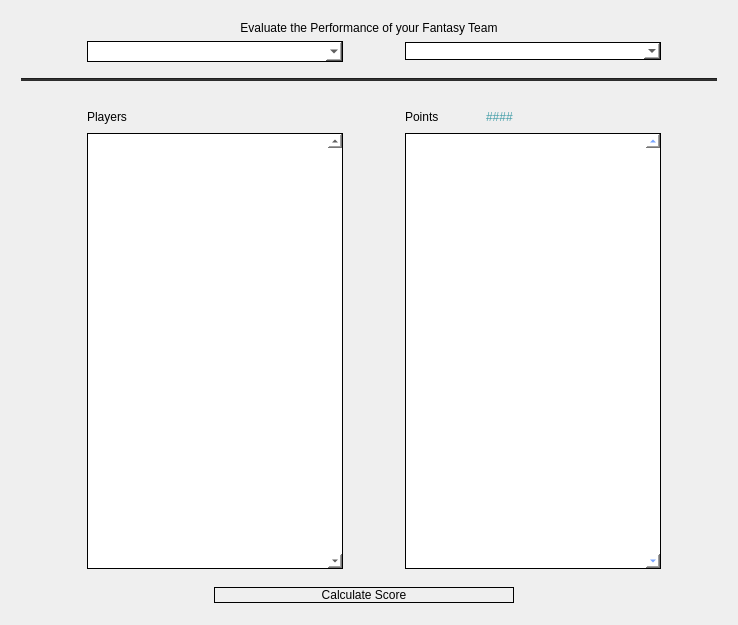
<?xml version="1.0" encoding="UTF-8"?>
<ui version="4.0">
 <class>Form</class>
 <widget class="QWidget" name="Form">
  <property name="geometry">
   <rect>
    <x>0</x>
    <y>0</y>
    <width>738</width>
    <height>625</height>
   </rect>
  </property>
  <property name="windowTitle">
   <string>Form</string>
  </property>
  <property name="styleSheet">
   <string notr="true">font: 75 10pt &quot;Comic Sans MS&quot;;</string>
  </property>
  <layout class="QGridLayout" name="gridLayout">
   <item row="0" column="0">
    <spacer name="horizontalSpacer_13">
     <property name="orientation">
      <enum>Qt::Horizontal</enum>
     </property>
     <property name="sizeType">
      <enum>QSizePolicy::MinimumExpanding</enum>
     </property>
     <property name="sizeHint" stdset="0">
      <size>
       <width>5</width>
       <height>20</height>
      </size>
     </property>
    </spacer>
   </item>
   <item row="0" column="1">
    <layout class="QGridLayout" name="eval_grid_2">
     <item row="0" column="0" colspan="5">
      <spacer name="verticalSpacer_4">
       <property name="orientation">
        <enum>Qt::Vertical</enum>
       </property>
       <property name="sizeType">
        <enum>QSizePolicy::Preferred</enum>
       </property>
       <property name="sizeHint" stdset="0">
        <size>
         <width>20</width>
         <height>10</height>
        </size>
       </property>
      </spacer>
     </item>
     <item row="6" column="3">
      <layout class="QHBoxLayout" name="horizontalLayout_4">
       <item>
        <widget class="QLabel" name="eval_points">
         <property name="text">
          <string>Points</string>
         </property>
        </widget>
       </item>
       <item>
        <widget class="QLabel" name="eval_points_val">
         <property name="styleSheet">
          <string notr="true">color:rgb(72,160,170);</string>
         </property>
         <property name="text">
          <string>####</string>
         </property>
        </widget>
       </item>
       <item>
        <spacer name="horizontalSpacer_9">
         <property name="orientation">
          <enum>Qt::Horizontal</enum>
         </property>
         <property name="sizeType">
          <enum>QSizePolicy::Fixed</enum>
         </property>
         <property name="sizeHint" stdset="0">
          <size>
           <width>100</width>
           <height>20</height>
          </size>
         </property>
        </spacer>
       </item>
      </layout>
     </item>
     <item row="7" column="3">
      <widget class="QListWidget" name="eval_lw2_points">
       <property name="styleSheet">
        <string notr="true">border:1px solid black;
color: rgb(40, 110, 255);
background-color: rgb(255, 255, 255);</string>
       </property>
       <property name="verticalScrollBarPolicy">
        <enum>Qt::ScrollBarAlwaysOn</enum>
       </property>
      </widget>
     </item>
     <item row="2" column="2">
      <spacer name="horizontalSpacer_6">
       <property name="orientation">
        <enum>Qt::Horizontal</enum>
       </property>
       <property name="sizeType">
        <enum>QSizePolicy::Minimum</enum>
       </property>
       <property name="sizeHint" stdset="0">
        <size>
         <width>50</width>
         <height>20</height>
        </size>
       </property>
      </spacer>
     </item>
     <item row="8" column="0" colspan="5">
      <widget class="QWidget" name="hwidget_2" native="true">
       <property name="cursor">
        <cursorShape>ArrowCursor</cursorShape>
       </property>
       <layout class="QHBoxLayout" name="horizontalLayout_5">
        <property name="topMargin">
         <number>10</number>
        </property>
        <item>
         <spacer name="horizontalSpacer_7">
          <property name="orientation">
           <enum>Qt::Horizontal</enum>
          </property>
          <property name="sizeType">
           <enum>QSizePolicy::Preferred</enum>
          </property>
          <property name="sizeHint" stdset="0">
           <size>
            <width>40</width>
            <height>20</height>
           </size>
          </property>
         </spacer>
        </item>
        <item>
         <widget class="QPushButton" name="calcbtn">
          <property name="sizePolicy">
           <sizepolicy hsizetype="Preferred" vsizetype="Fixed">
            <horstretch>20</horstretch>
            <verstretch>0</verstretch>
           </sizepolicy>
          </property>
          <property name="maximumSize">
           <size>
            <width>300</width>
            <height>16777215</height>
           </size>
          </property>
          <property name="styleSheet">
           <string notr="true">border:1px solid black;</string>
          </property>
          <property name="text">
           <string>Calculate Score</string>
          </property>
         </widget>
        </item>
        <item>
         <spacer name="horizontalSpacer_10">
          <property name="orientation">
           <enum>Qt::Horizontal</enum>
          </property>
          <property name="sizeType">
           <enum>QSizePolicy::Preferred</enum>
          </property>
          <property name="sizeHint" stdset="0">
           <size>
            <width>50</width>
            <height>20</height>
           </size>
          </property>
         </spacer>
        </item>
       </layout>
      </widget>
     </item>
     <item row="2" column="4">
      <spacer name="horizontalSpacer_11">
       <property name="orientation">
        <enum>Qt::Horizontal</enum>
       </property>
       <property name="sizeType">
        <enum>QSizePolicy::Minimum</enum>
       </property>
       <property name="sizeHint" stdset="0">
        <size>
         <width>50</width>
         <height>20</height>
        </size>
       </property>
      </spacer>
     </item>
     <item row="2" column="0">
      <spacer name="horizontalSpacer_12">
       <property name="orientation">
        <enum>Qt::Horizontal</enum>
       </property>
       <property name="sizeType">
        <enum>QSizePolicy::Minimum</enum>
       </property>
       <property name="sizeHint" stdset="0">
        <size>
         <width>60</width>
         <height>20</height>
        </size>
       </property>
      </spacer>
     </item>
     <item row="2" column="1">
      <widget class="QComboBox" name="team_combo">
       <property name="sizePolicy">
        <sizepolicy hsizetype="Preferred" vsizetype="Fixed">
         <horstretch>2</horstretch>
         <verstretch>0</verstretch>
        </sizepolicy>
       </property>
       <property name="font">
        <font>
         <family>Comic Sans MS</family>
         <pointsize>10</pointsize>
         <weight>9</weight>
         <italic>false</italic>
         <bold>false</bold>
        </font>
       </property>
       <property name="focusPolicy">
        <enum>Qt::WheelFocus</enum>
       </property>
       <property name="autoFillBackground">
        <bool>false</bool>
       </property>
       <property name="styleSheet">
        <string notr="true">background-color: rgb(255, 255, 255);
border:1px solid black;</string>
       </property>
       <property name="editable">
        <bool>false</bool>
       </property>
       <property name="currentText">
        <string/>
       </property>
      </widget>
     </item>
     <item row="5" column="0" colspan="5">
      <spacer name="verticalSpacer_5">
       <property name="orientation">
        <enum>Qt::Vertical</enum>
       </property>
       <property name="sizeType">
        <enum>QSizePolicy::Preferred</enum>
       </property>
       <property name="sizeHint" stdset="0">
        <size>
         <width>20</width>
         <height>20</height>
        </size>
       </property>
      </spacer>
     </item>
     <item row="1" column="0" colspan="5">
      <widget class="QLabel" name="perform_label">
       <property name="minimumSize">
        <size>
         <width>0</width>
         <height>0</height>
        </size>
       </property>
       <property name="text">
        <string>Evaluate the Performance of your Fantasy Team</string>
       </property>
       <property name="alignment">
        <set>Qt::AlignCenter</set>
       </property>
      </widget>
     </item>
     <item row="6" column="1">
      <widget class="QLabel" name="eval_players">
       <property name="text">
        <string>Players</string>
       </property>
      </widget>
     </item>
     <item row="2" column="3">
      <widget class="QComboBox" name="match_combo">
       <property name="sizePolicy">
        <sizepolicy hsizetype="Minimum" vsizetype="Fixed">
         <horstretch>2</horstretch>
         <verstretch>0</verstretch>
        </sizepolicy>
       </property>
       <property name="styleSheet">
        <string notr="true">background-color: rgb(255, 255, 255);
border:1px solid black;</string>
       </property>
      </widget>
     </item>
     <item row="7" column="1">
      <widget class="QListWidget" name="eval_lw_players">
       <property name="styleSheet">
        <string notr="true">border:1px solid black;
background-color: rgb(255, 255, 255);
</string>
       </property>
       <property name="verticalScrollBarPolicy">
        <enum>Qt::ScrollBarAlwaysOn</enum>
       </property>
      </widget>
     </item>
     <item row="3" column="0" colspan="5">
      <spacer name="verticalSpacer_6">
       <property name="orientation">
        <enum>Qt::Vertical</enum>
       </property>
       <property name="sizeType">
        <enum>QSizePolicy::Minimum</enum>
       </property>
       <property name="sizeHint" stdset="0">
        <size>
         <width>20</width>
         <height>10</height>
        </size>
       </property>
      </spacer>
     </item>
     <item row="4" column="0" colspan="5">
      <widget class="Line" name="line">
       <property name="sizePolicy">
        <sizepolicy hsizetype="Minimum" vsizetype="Fixed">
         <horstretch>0</horstretch>
         <verstretch>0</verstretch>
        </sizepolicy>
       </property>
       <property name="minimumSize">
        <size>
         <width>696</width>
         <height>2</height>
        </size>
       </property>
       <property name="font">
        <font>
         <family>Comic Sans MS</family>
         <pointsize>10</pointsize>
         <weight>9</weight>
         <italic>false</italic>
         <bold>false</bold>
        </font>
       </property>
       <property name="styleSheet">
        <string notr="true">background-color: rgb(45, 45, 45)</string>
       </property>
       <property name="orientation">
        <enum>Qt::Horizontal</enum>
       </property>
      </widget>
     </item>
    </layout>
   </item>
   <item row="0" column="2">
    <spacer name="horizontalSpacer_14">
     <property name="orientation">
      <enum>Qt::Horizontal</enum>
     </property>
     <property name="sizeType">
      <enum>QSizePolicy::MinimumExpanding</enum>
     </property>
     <property name="sizeHint" stdset="0">
      <size>
       <width>5</width>
       <height>20</height>
      </size>
     </property>
    </spacer>
   </item>
  </layout>
 </widget>
 <resources/>
 <connections/>
</ui>
